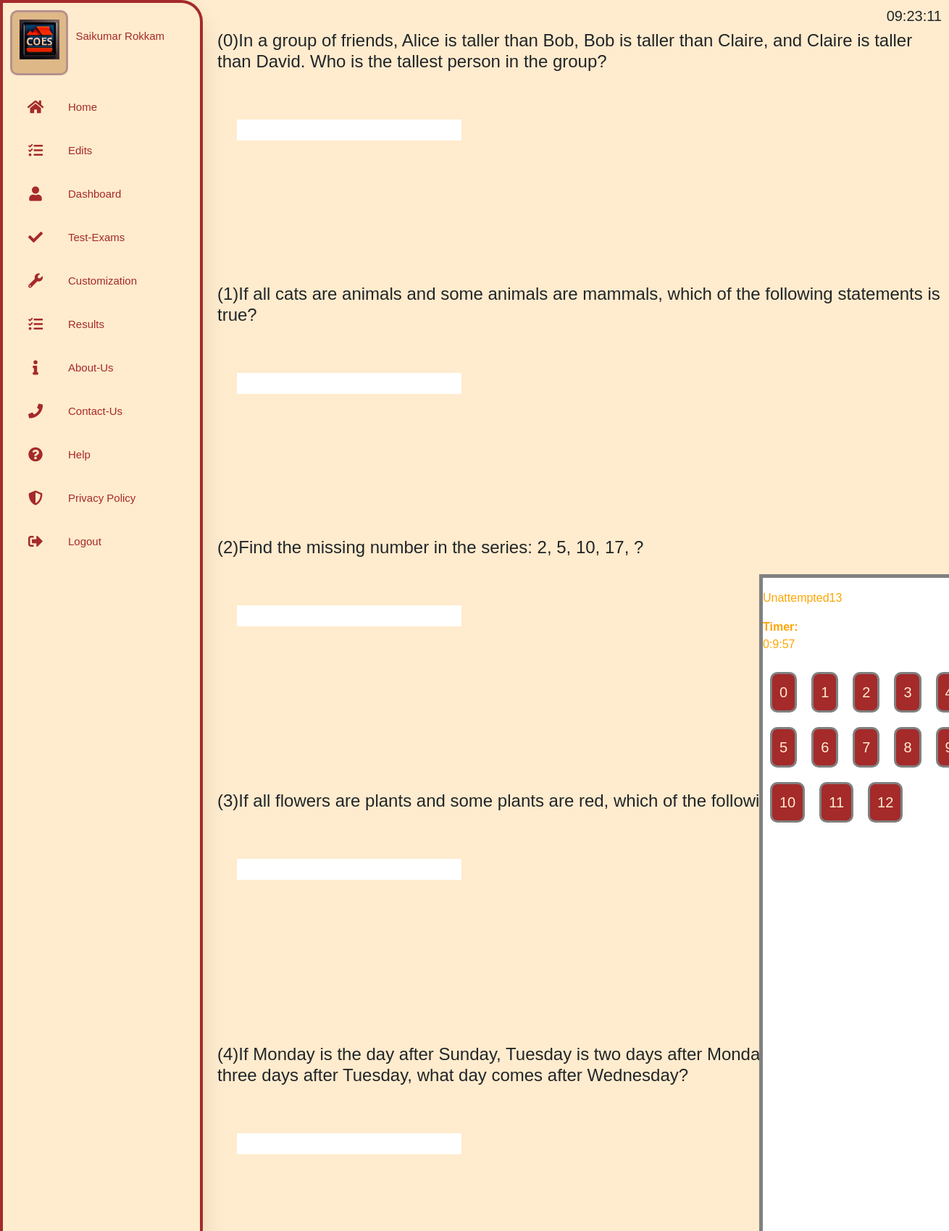
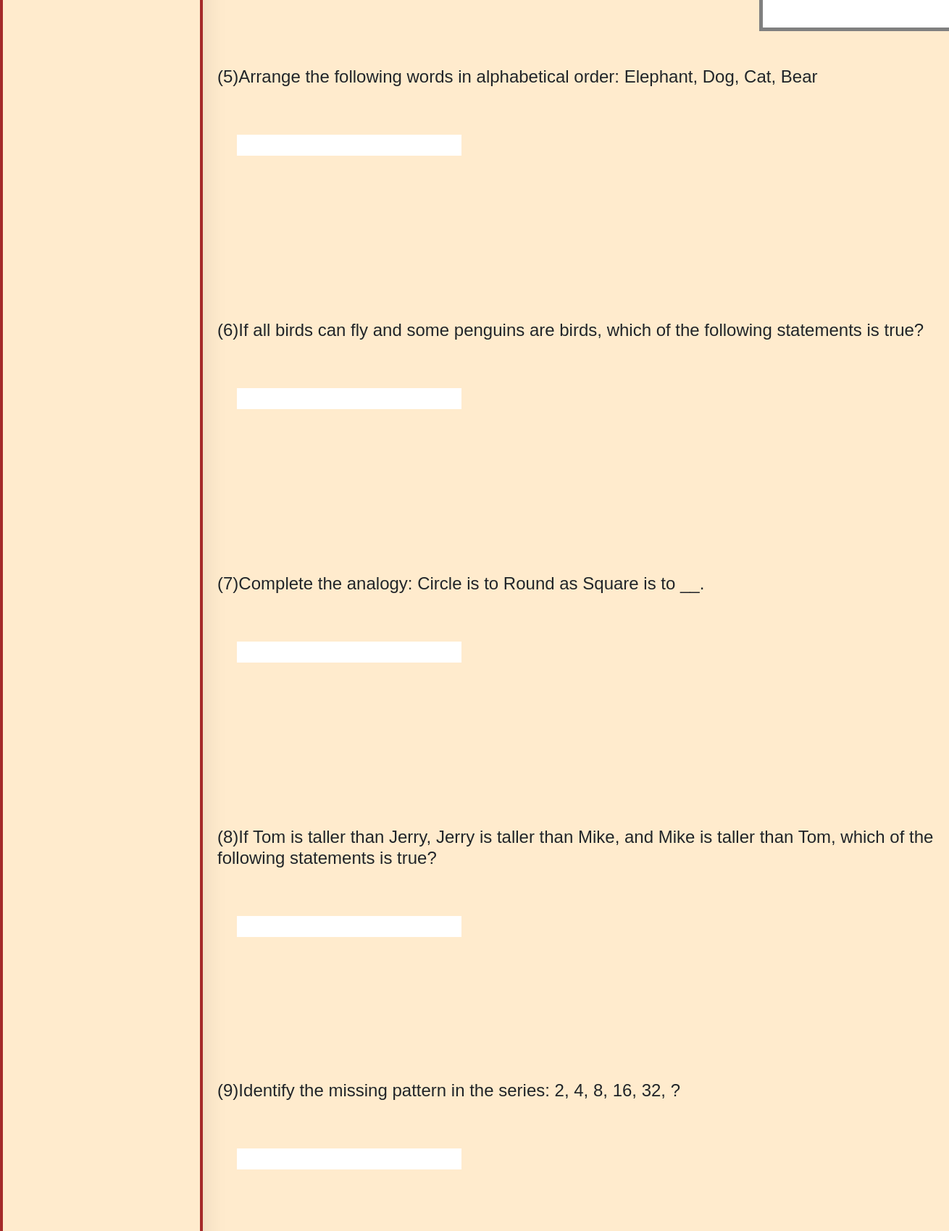
Screenshot of /fill (signed in, upper part) with the database file from the repository (2 pictures, top to bottom).
### website/models.py (models this page shows)
class User(db.Model,UserMixin):
	id = db.Column(db.Integer,primary_key=True)
	email =db.Column(db.String(250),unique=True)
	types =db.Column(db.String(250),nullable=False)
	password=db.Column(db.String(500),nullable=False)
	firstname=db.Column(db.String(150),nullable=False)
	lastname=db.Column(db.String(150),nullable=False)
	status = db.relationship('logstat',back_populates="user")
	names = db.relationship("Names", back_populates="user")
	result = db.relationship("Result", back_populates="user")
	top = db.relationship("Top", back_populates="user")
	ctime = db.relationship("Ctime", back_populates="user")

class Fillin(db.Model):
	id=db.Column(db.Integer,primary_key=True)
	subject = db.Column(db.String(100),nullable=False)
	question = db.Column(db.String(500),unique=True)
	ans = db.Column(db.String(100),nullable=False)

### website/auth.py (the view)
@auth.route('/fill',methods =['POST','GET'])
@login_required
def fill():
	exams=Fillin.query.all()
	a=Ctime.query.filter(Ctime.types=='fill').all()
	minutes=a[0].minutes
	hours=a[0].hours
	seconds=a[0].seconds
	length=len(exams)
	for i in range(0,length):
		exams[i].ans=exams[i].ans.replace(',', '_')
	return render_template('fill.html',hours=hours,minutes=minutes,seconds=seconds,length=length,user=current_user,exams=exams)

### website/__init__.py (called while the page is built)
def  create_app():
	app = Flask(__name__,static_folder='static', template_folder='templates')
	app.config['SECRET_KEY']='solopop'
	app.config['SQLALCHEMY_DATABASE_URI']=f'sqlite:///{DB_NAME}'
	db.init_app(app)
	from .views import views
	from .auth import auth
	app.register_blueprint(views,url_prefix='/')
	app.register_blueprint(auth,url_prefix='/')
	from .models import User
	with app.app_context():
		db.create_all()
	login_manager = LoginManager()
	login_manager.login_view = 'auth.login'
	login_manager.init_app(app)
	@login_manager.user_loader
	def load_user(id):
		return User.query.get(int(id))
	return app

### website/templates/fill.html (shortened to what this page needs)
{% extends "base.html" %}
{% block content%}
<link rel="stylesheet" type="text/css" href="{{ url_for('static', filename='css/makelogs.css') }}">
<div class="ds">
<p id="gets2"></p>
<b>Timer:</b><p id="show"></p>
{% for i in range(0,length) %}
<a href="#section{{i}}">{{i}}</a>
{% if i%5==0 and i!=0 %}
<br>
{% endif %}
{% endfor %}
</div>
<form id="adds" >
{% for i in range(0,length) %}
<div class="block">
<h4>
<label id="section{{i}}">({{i}}){{exams[i].question }}</label>
<br><br><br>
<input type="text" id="{{i}}" name="exams{{i}}">
<br><br>
</div>
{% endfor %}
</form>
{% endblock %}

### website/templates/base.html (shortened to what this page needs)
<!DOCTYPE html>
<html>
<head>
  <link rel="stylesheet" type="text/css" href="https://cdnjs.cloudflare.com/ajax/libs/font-awesome/5.15.4/css/all.min.css">
  <link
      rel="stylesheet"
      href="https://stackpath.bootstrapcdn.com/bootstrap/4.4.1/css/bootstrap.min.css"
    />
    <link
      rel="stylesheet"
      href="https://stackpath.bootstrapcdn.com/font-awesome/4.7.0/css/font-awesome.min.css"
    />
<link rel="stylesheet" type="text/css" href="{{ url_for('static', filename='css/makelogs.css') }}">
</head>
<body>
  <nav id="navas">
    <ul>
      <li>
        <a href="/" class="logob">
          <img src="{{ url_for('static', filename='/images/icon4.jpg') }}">
        <span class="nav-item">&nbsp;&nbsp;&nbsp;{{user.firstname}}&nbsp;{{user.lastname}}</span>
        </a>
      </li>
      <li><a href="/about">
        <i class="fas fa-home"></i>
        <span class="nav-item">Home</span>
      </a></li>
     {% if user.is_authenticated %}
      {% if user.types == 'tutor' %}
      <li><a href="/dashboard">
        <i class="fas fa-user"></i>
        <span class="nav-item">Dashboard</span>
      </a></li>
      <li><a href="/custom">
        <i class="fas fa-wrench"></i>
        <span class="nav-item">Customization</span>
      </a></li>
      <li><a href="/tests">
        <i class="fas fa-check"></i>
        <span class="nav-item">Test-Exams</span>
      </a></li>
      <li><a href="/result">
        <i class="fas fa-tasks"></i>
        <span class="nav-item">Results</span>
      </a></li>
      {% elif user.types == 'admin' %}
      <li><a href="/useredit">
        <i class="fas fa-tasks"></i>
        <span class="nav-item">Edits</span>
      </a></li>
      <li><a href="/dashboard">
        <i class="fas fa-user"></i>
        <span class="nav-item">Dashboard</span>
      </a></li>
      <li><a href="/tests">
        <i class="fas fa-check"></i>
        <span class="nav-item">Test-Exams</span>
      </a></li>
      <li><a href="/custom">
        <i class="fas fa-wrench"></i>
        <span class="nav-item">Customization</span>
      </a></li>
      <li><a href="/result">
        <i class="fas fa-tasks"></i>
        <span class="nav-item">Results</span>
      </a></li>
      {% endif %}
      <li><a href="/about">
        <i class="fas fa-info"></i>
        <span class="nav-item">About-Us</span>
      </a></li>
      <li><a href="/contact">
        <i class="fas fa-phone"></i>
        <span class="nav-item">Contact-Us</span>
      </a></li>
      <li><a href="/help">
        <i class="fas fa-question-circle"></i>
        <span class="nav-item">Help</span>
      </a></li>
      <li><a href="/policy">
        <i class="fas fa-shield-alt"></i>
        <span class="nav-item">Privacy Policy</span>
      </a></li>
      <li><a href="/logout" class="logout">
        <i class="fas fa-sign-out-alt"></i>
        <span class="nav-item">Logout</span>
      </a></li>
      {% endif %}
  </nav>
   {% if user.is_authenticated %}
<h5 align="right" id="current-time"></h5>
    {% endif %}
   <div class="cotainer">
    {% block content %}
    {% endblock %}
   </div>
</body>
</html>

### website/static/css/makelogs.css (style rules this page uses)
h5 { font-size: 20px; margin-right: 10px; margin-top: 10px; }
.fa-info, .fa-list-alt, .fa-shield-alt, .fa-sign-in-alt, .fa-registered, .fa-sign-out-alt, .fa-home, .fa-wrench, .fa-tasks, .fa-phone, .fa-question-circle, .fa-user, .fa-chart-bar, .fa-check, .nav-item { color:brown; transition: width 0.1s linear; border-radius: 3px; }
.cotainer { margin-left: 300px; }
* { margin: 0; padding: 0; outline: none; border: none; text-decoration: none; box-align: border-box; font-family: "poppins",sans-serif; }
body { background-color: blanchedalmond; }
nav { position: absolute; top: 0; bottom: 0; height: 120%; left: 0; background-color: blanchedalmond; width:90px; border: 5px solid burlywood ; border-top-right-radius:30px ; overflow: hidden; transition: width 0.2s linear; box-shadow: 0 20px 35px rgba(0,0,0,0.1); }
.logob { text-align: center; display: flex; margin-right: 10px; width: 80px; height: 90px; border: 3px solid #6495; border-radius: 10px; background-color: burlywood; transition: all 0.5s ease; margin: 10px 10px; }
.logob img { width: 60px; height: 55px; }
a { position: relative; color: rgb(85,83,83); font-size: 15px; display: table; width: 300px; text-decoration: none; padding: 10px; }
.fas { position: relative; width: 70px; height: 40px; top: 14px; font-size: 20px; text-align: center; }
.nav-item { position: relative; top: 12px; margin-left: 10px; }
.nav-item:hover, { font-family:Courier; }
::placeholder { color:saddlebrown; font-family: Arial; }
.block { width: 1000px; height: 350px; }
.ds { background-color: white; color: orange; position: absolute; border: 5px solid gray; top:10%; left: 80%; width: 300px; height: 950px; }
.ds a { float: left; margin: 10px; height: 10px; width: 10px; position: relative; border: 3px solid gray; text-decoration: none; font-size: 20px; border-radius: 10px; background-color:brown; color: blanchedalmond; }

### rows the page displays
User: firstname "Saikumar", lastname "Rokkam"
Fillin: question "In a group of friends, Alice is taller than Bob, Bob is taller than Claire, and Claire is taller than David. Who is the tallest person in the group?"
Fillin: question "If all cats are animals and some animals are mammals, which of the following statements is true?"
Fillin: question "Find the missing number in the series: 2, 5, 10, 17, ?"
Fillin: question "If all flowers are plants and some plants are red, which of the following statements is true?"
Fillin: question "If Monday is the day after Sunday, Tuesday is two days after Monday, and Wednesday is three days after Tuesday, what day comes after Wednesday?"
Fillin: question "Arrange the following words in alphabetical order: Elephant, Dog, Cat, Bear"
Fillin: question "If all birds can fly and some penguins are birds, which of the following statements is true?"
Fillin: question "Complete the analogy: Circle is to Round as Square is to __."
Fillin: question "If Tom is taller than Jerry, Jerry is taller than Mike, and Mike is taller than Tom, which of the following statements is true?"
Fillin: question "Identify the missing pattern in the series: 2, 4, 8, 16, 32, ?"

### other values shown
{{ i }} "0" "1" "2" "3" "5" "6" "7" "8" "10" "11" "12"
{{ i }} "0" "1" "2" "3" "4" "5" "6" "7" "8" "9"
